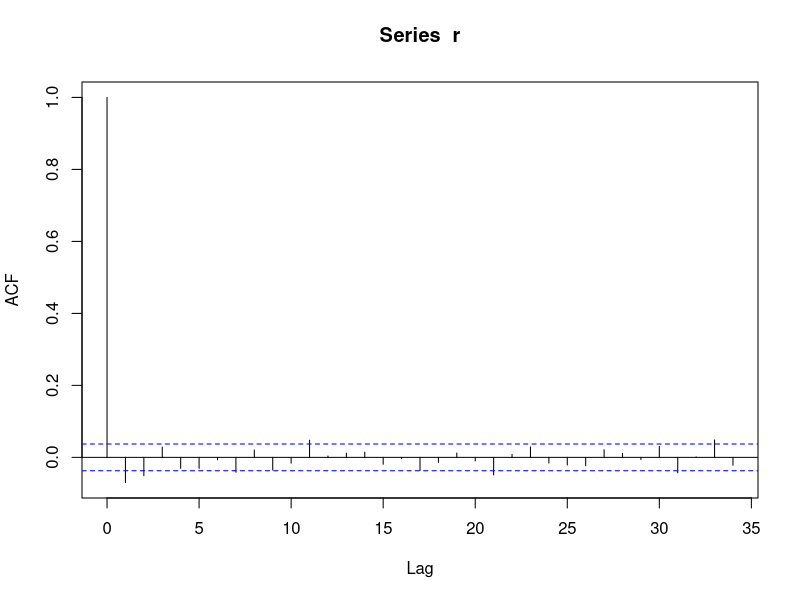
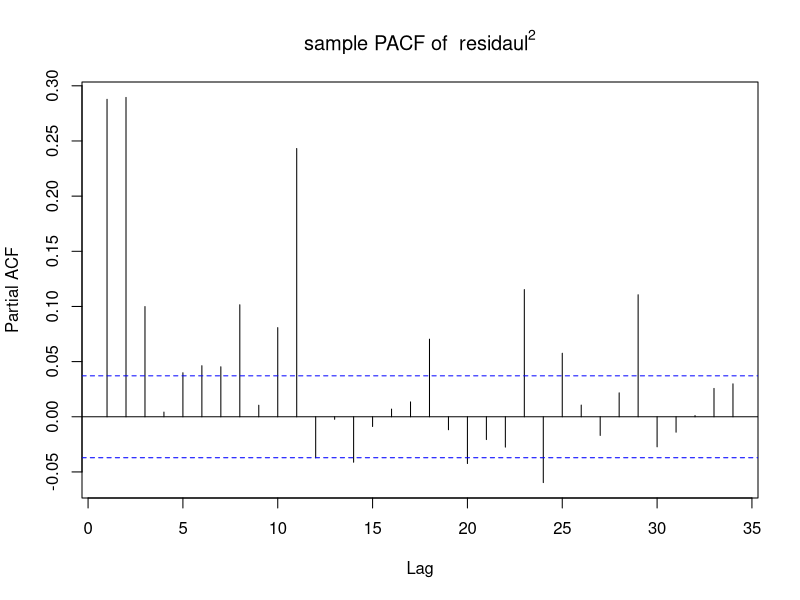

Here is the R script that generated these plots, in order: (Note: this script raises an error after producing the figures.)
# Solution to Homework 6 - CFRM 420, Autumn of 2019

#-------------------------------------------------------------------------------------#
#                                                                                     #
#                   Question 1                                                        #
#                                                                                     #
#-------------------------------------------------------------------------------------#
# Loading data
# make sure that "HW6-Q1.txt" is in your working directory
library(quantmod)
dat=read.table("HW6-Q1.txt", header=TRUE, sep = ",")
KO=xts(dat[,2], order.by=as.Date(dat[, 1]));names(KO) = c("KO")
r <- 100*diff(log(KO))[-1]

# (a)
acf(r)
Box.test(r, lag = 10, type = "Ljung-Box")

# (b)
# Finding the mean equation
library(forecast)
fit=auto.arima(r, max.p = 20, max.q = 20, max.d = 2, ic="bic")
print(fit)
pacf((resid(fit)**2), main=expression("sample PACF of "~ residaul^2))

# Fitting a MA(1)+GARC(1,1) model
library(fGarch)
magarch = garchFit(~arma(0,1)+garch(1,1), data=r, trace = F) 
summary(magarch)

# for diagnostic use options 10, 11, and 13
par(mar=c(4.5,4.5,4.5,4.5))
plot(magarch)

# (c)
magarch_t = garchFit(~arma(0,1)+garch(1,1), data=r,
                     cond.dist = "std", # using standard t distribution
                     trace = F)
summary(magarch_t)
par(mar=c(4.5,4.5,4.5,4.5))
plot(magarch_t)

# (d)
print(predict(magarch,5))
print(predict(magarch_t,5))

#-------------------------------------------------------------------------------------#
#                                                                                     #
#                   Question 3                                                        #
#                                                                                     #
#-------------------------------------------------------------------------------------#
# Loading data
# make sure that "HW6-Q3.txt" is in your working directory
library(quantmod)
dat=read.table("HW6-Q3.txt", header=TRUE, sep = ",")
VALE=xts(dat[,2], order.by=as.Date(dat[, 1]));names(VALE) = c("VALE")
BHP=xts(dat[,3], order.by=as.Date(dat[, 1]));names(BHP) = c("BHP")
chartSeries(VALE, theme=chartTheme("white", up.col='black'))
chartSeries(BHP, theme=chartTheme("white", up.col='black'))
p1=log(BHP)
p2=log(VALE)
rtn1 = diff(p1)[-1]
rtn2 = diff(p2)[-1]

# (a)
library(tseries)
# BHP
adf.test(p1)
pp.test(p1)
kpss.test(p1) # non-stationary
adf.test(rtn1)
pp.test(rtn1)
kpss.test(rtn1) # non-stationary
# VALE
adf.test(p2)
pp.test(p2)
kpss.test(p2) # non-stationary
adf.test(rtn2)
pp.test(rtn2)
kpss.test(rtn2) # non-stationary

# (b) and (c)
twosteps = lm(coredata(p1)~coredata(p2))
summary(twosteps)
po.test(coredata(merge(p1,p2))) # cointegrated

# (d)
library(urca)
summary(ca.jo(merge(p1,p2)))
